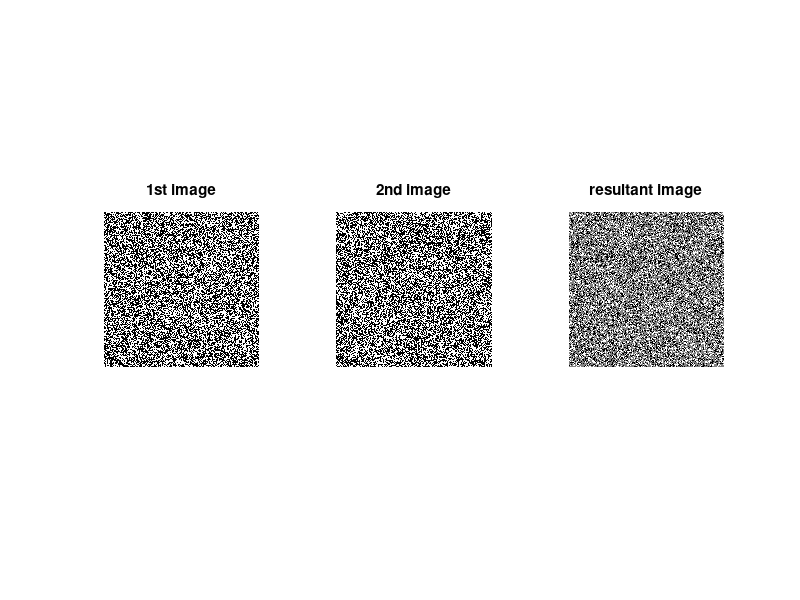

This chart was generated by the following MATLAB code:
clear all;

im1 = rand(512,512);
im2 = rand(512,512);
im1 = im2bw(im1);
im2 = im2bw(im2);

im3 = zeros(512,512);
for i=1:512
    for j=1:512
        im3(i,j) = (im1(i,j)+im2(i,j))/2;
    end
end

subplot(131);
imshow(im1);
title('1st image');

subplot(132);
imshow(im2);
title('2nd image');

subplot(133);
imshow(im3);
title('resultant image');

x = -1;

for i=1:512
    for j=1:512
        if (im3(i,j)>x)
            x = im3(i,j);
        end
    end
end

disp(x);